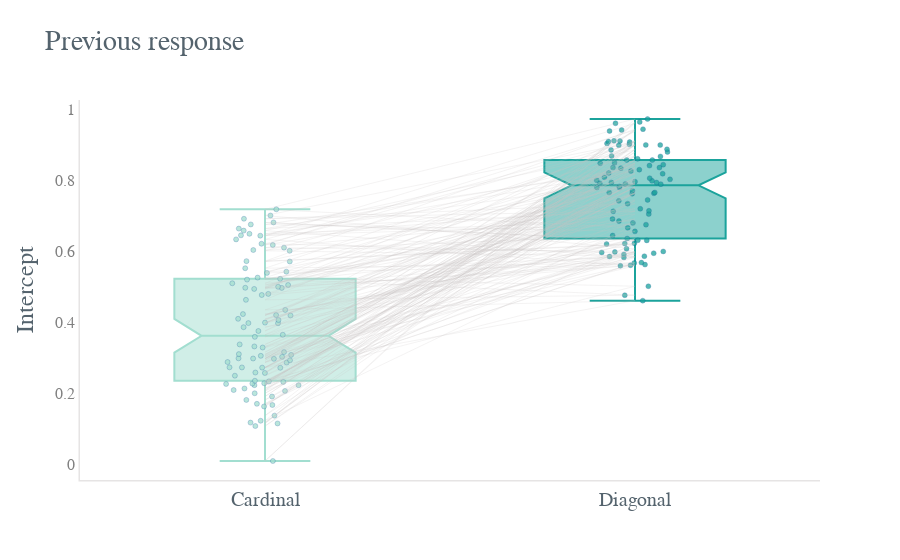

The cell this chart's notebook holds for it:
### Code cell
#previous plot with plotly

# previous plot with plotly (weight)

# Stimulus following one from the same category (i.e. Diagonal & Diagonal) are weighted more than others
# preceded by stimuli from different categories?

fig = go.Figure()
#fig = go.Figure([go.Scatter(x=df['Date'], y=df['AAPL.High'])])
dat = log_reg_preDeci

fig.add_trace(
    go.Scatter( #lineplot for different category
    y=dat['intercept'],
    x=dat['pre_deci'],
    line=dict(
        color='#C6C2C2',
        width=0.2)))

dat = log_reg_preDeci.loc[log_reg_preDeci.pre_deci ==0,:]
fig.add_trace(go.Box( #boxplot for the condition were one stimuli is followed by another from the same category
    y=dat['intercept'],
    x=dat['pre_deci'],
    boxpoints='all',
    marker_color = 'rgba(162, 222, 208, 1)',
    jitter=0.5, # add some jitter for a better separation between points
    pointpos=0,
        marker=dict(
        color='#2A88D4',
        size=5,
        opacity=0.75,
        line=dict(color='#0A4893', width=.3)
    ),
    #boxmean='sd',
    notched=True, notchwidth=0.15,
    ))

dat = log_reg_preDeci.loc[log_reg_preDeci.pre_deci ==1,:]
fig.add_trace(go.Box( #boxplot for the condition were one stimuli is followed by another from the same category
    y=dat['intercept'],
    x=dat['pre_deci'],
    boxpoints='all',
    marker_color = 'rgba(27, 163, 156, 1)', 
    jitter=0.5, # add some jitter for a better separation between points
    pointpos=0,
        marker=dict(
        color='#2A88D4',
        size=5,
        opacity=0.75,
        line=dict(color='#0A4893', width=.3)
    ),
    #boxmean='sd',
    notched=True, notchwidth=0.15,
    ))


fig.update_yaxes(zeroline=True, zerolinewidth=0, zerolinecolor='White')
fig.update_xaxes(showline=True, linewidth=1.5, linecolor='#E6E4E4')
fig.update_yaxes(showline=True, linewidth=1.5, linecolor='#E6E4E4', ticktext=['Weight'], tickfont=dict(family='verdana', color='#7f7f7f', size=16))
fig.update_xaxes(tickvals = [0, 1], ticktext=['Cardinal', 'Diagonal'], tickangle=0, tickfont=dict(family='verdana', color='#54636D', size=20))

fig.update_layout(template='plotly_white', xaxis=dict(showgrid=False),
    yaxis=dict(gridcolor='white'),
    yaxis_title="Intercept",
    title = 'Previous response',
    showlegend= False,
    font=dict(
        family="verdana",
        size=20,
        color="#54636D" #E6E4E4
    )
)


fig.update_traces(showlegend=True)

fig.show()

### Figure 1 — Plotly figure (JSON) as saved in the notebook; plotly's stock layout.template omitted (floating-point values rounded to 4 significant figures; data arrays with more than 128 entries replaced by an {"elided": "..."} marker saying what was removed)
{"data": [{"line": {"color": "#C6C2C2", "width": 0.2}, "showlegend": true, "type": "scatter", "x": {"elided": "180 int values"}, "y": {"elided": "180 float values"}}, {"boxpoints": "all", "jitter": 0.5, "marker": {"color": "rgba(162, 222, 208, 1)", "line": {"color": "#0A4893", "width": 0.3}, "opacity": 0.75, "size": 5}, "notched": true, "notchwidth": 0.15, "pointpos": 0, "showlegend": true, "type": "box", "x": [0, 0, 0, 0, 0, 0, 0, 0, 0, 0, 0, 0, 0, 0, 0, 0, 0, 0, 0, 0, 0, 0, 0, 0, 0, 0, 0, 0, 0, 0, 0, 0, 0, 0, 0, 0, 0, 0, 0, 0, 0, 0, 0, 0, 0, 0, 0, 0, 0, 0, 0, 0, 0, 0, 0, 0, 0, 0, 0, 0, 0, 0, 0, 0, 0, 0, 0, 0, 0, 0, 0, 0, 0, 0, 0, 0, 0, 0, 0, 0, 0, 0, 0, 0, 0, 0, 0, 0, 0, 0], "y": [0.6041, 0.3978, 0.3107, 0.6455, 0.1705, 0.1372, 0.5728, 0.4206, 0.3164, 0.602, 0.2868, 0.3085, 0.4805, 0.2285, 0.1079, 0.6646, 0.3652, 0.2933, 0.5264, 0.2356, 0.2336, 0.5431, 0.3323, 0.2735, 0.6762, 0.3995, 0.4196, 0.6498, 0.2498, 0.2575, 0.4945, 0.223, 0.2322, 0.4773, 0.4974, 0.4235, 0.3865, 0.3593, 0.1672, 0.5718, 0.2069, 0.1176, 0.4637, 0.523, 0.4102, 0.6819, 0.2983, 0.1631, 0.6341, 0.3029, 0.2093, 0.5528, 0.2232, 0.1152, 0.6446, 0.5207, 0.5055, 0.6923, 0.4067, 0.2973, 0.6184, 0.338, 0.5004, 0.4978, 0.2721, 0.3759, 0.7015, 0.2883, 0.2588, 0.5104, 0.1227, 0.009315, 0.719, 0.2137, 0.1912, 0.6588, 0.2731, 0.2276, 0.6219, 0.3059, 0.2003, 0.4353, 0.2725, 0.1815, 0.6109, 0.2988, 0.3981, 0.5396, 0.3293, 0.2265]}, {"boxpoints": "all", "jitter": 0.5, "marker": {"color": "rgba(27, 163, 156, 1)", "line": {"color": "#0A4893", "width": 0.3}, "opacity": 0.75, "size": 5}, "notched": true, "notchwidth": 0.15, "pointpos": 0, "showlegend": true, "type": "box", "x": [1, 1, 1, 1, 1, 1, 1, 1, 1, 1, 1, 1, 1, 1, 1, 1, 1, 1, 1, 1, 1, 1, 1, 1, 1, 1, 1, 1, 1, 1, 1, 1, 1, 1, 1, 1, 1, 1, 1, 1, 1, 1, 1, 1, 1, 1, 1, 1, 1, 1, 1, 1, 1, 1, 1, 1, 1, 1, 1, 1, 1, 1, 1, 1, 1, 1, 1, 1, 1, 1, 1, 1, 1, 1, 1, 1, 1, 1, 1, 1, 1, 1, 1, 1, 1, 1, 1, 1, 1, 1], "y": [0.6449, 0.8066, 0.8269, 0.6756, 0.8096, 0.9449, 0.6222, 0.8349, 0.8695, 0.5867, 0.7803, 0.7944, 0.5974, 0.8034, 0.8367, 0.7132, 0.858, 0.8421, 0.5021, 0.7664, 0.7455, 0.5857, 0.7641, 0.8307, 0.6568, 0.8213, 0.8012, 0.6858, 0.7945, 0.9119, 0.5686, 0.7833, 0.7969, 0.5612, 0.5918, 0.5988, 0.6366, 0.766, 0.7992, 0.6208, 0.8882, 0.8995, 0.4768, 0.6806, 0.6313, 0.6317, 0.8578, 0.9116, 0.5598, 0.9006, 0.9001, 0.5678, 0.9021, 0.9614, 0.7204, 0.6917, 0.7148, 0.7349, 0.9396, 0.9425, 0.7899, 0.7921, 0.8448, 0.763, 0.8365, 0.9086, 0.6076, 0.868, 0.91, 0.6232, 0.9651, 0.9735, 0.6666, 0.8804, 0.8864, 0.5833, 0.8501, 0.9044, 0.5952, 0.7427, 0.7905, 0.4614, 0.7712, 0.7056, 0.6002, 0.8192, 0.8487, 0.5631, 0.7805, 0.8613]}], "layout": {"autosize": true, "font": {"color": "#54636D", "family": "verdana", "size": 20}, "showlegend": false, "title": {"text": "Previous response"}, "xaxis": {"autorange": true, "linecolor": "#E6E4E4", "linewidth": 1.5, "range": [-0.5, 1.5], "showgrid": false, "showline": true, "tickangle": 0, "tickfont": {"color": "#54636D", "family": "verdana", "size": 20}, "ticktext": ["Cardinal", "Diagonal"], "tickvals": [0, 1], "type": "linear"}, "yaxis": {"autorange": true, "gridcolor": "white", "linecolor": "#E6E4E4", "linewidth": 1.5, "range": [-0.04425, 1.027], "showline": true, "tickfont": {"color": "#7f7f7f", "family": "verdana", "size": 16}, "ticktext": ["Weight"], "title": {"text": "Intercept"}, "type": "linear", "zeroline": true, "zerolinecolor": "White", "zerolinewidth": 0}}}
